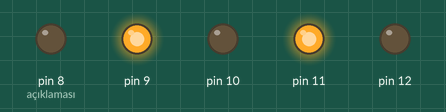
Recording of a sketch running on a simulated Arduino Uno, built with avr-gcc and run on an emulated ATmega328P. Shown: output pins drawn as LEDs (lit = HIGH).

Above: at 0.2 s.
At 2.4 s:
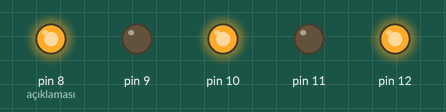
Timing chart, 0 to 3.0 s (numbered marks = the images above):
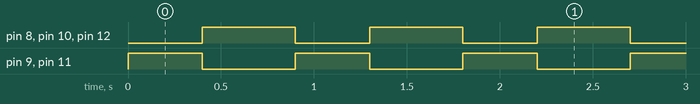

The sketch:

_tek_ift_yak1.ino
```cpp
/*kafa karışıklığını önlemek için
led1=pin8
led2=pin9
led3=pin10
led4=pin11
led5=pin12*/


/* uzun versiyonu
int tekler[]={9,11};
int t_boyut=2;

int çiftler[]={8,10,12};
int ç_boyut=3;

int bekle=500;

void setup()
{
  for(int i=0;i<t_boyut;i++)
  {
    pinMode(tekler[i],OUTPUT);//OUTPUT:çıktıları verır yanı low muhıgh olduguna karar verir

  }
  for(int i=0;i<ç_boyut;i++)
  {
    pinMode(çiftler[i],OUTPUT);
  }

}

void loop()//sürekli tekrar eden kısımdır
{
  for(int i=0;i<t_boyut;i++)
  {
    digitalWrite(tekler[i],HIGH);
  }
  for(int i=0;ç_boyut;i++)
  {
    digitalWrite(çiftler[i],LOW);
  }
  delay(bekle);

  for(int i=0;i<ç_boyut;i++)
  {
    digitalWrite(çiftler[i],HIGH);//hıgh:açık

  }

  for(int i=0;i<t_boyut;i++)
  {
    digitalWrite(tekler[i],LOW);//low:kapalı
  }
  delay(bekle);
}
*/


int beklemeSuresi=500;
void setup()
{
  //pinMode: pin görevini belirler
  pinMode(8,OUTPUT);// açıklaması=>8 numaralı pini çıktı göndermek üzere ayarla
  pinMode(9,OUTPUT);
  pinMode(10,OUTPUT);
  pinMode(11,OUTPUT);
  pinMode(12,OUTPUT);
}
void loop()
{
  //digitalWrite: pine sinyal gönderrir
  //HIGH: açık
  digitalWrite(9,HIGH);
  digitalWrite(11,HIGH);

  //LOW: kapalı
  digitalWrite(8,LOW);
  digitalWrite(10,LOW);
  digitalWrite(12,LOW);

  delay(400);

  digitalWrite(9,LOW);
  digitalWrite(11,LOW);
  digitalWrite(8,HIGH);
  digitalWrite(10,HIGH);
  digitalWrite(12,HIGH);

  delay(500);


}
```

Measured:
- by itself, pin 8 (açıklaması), pin 10, pin 12: alternates HIGH for 0.50 s and LOW for 0.40 s
- by itself, pin 9, pin 11: alternates HIGH for 0.40 s and LOW for 0.50 s
